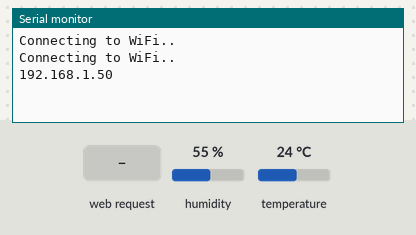
A sketch run on a simulated ESP32. Parts: the last lines printed to the serial monitor. Inputs (shaded band) come from the test bench; at power-on: humidity 55 %, temperature 24 °C. WiFi joins after 1.5 s; servers stay silent unless stated; the local clock reads 2024-03-15 10:24:30 at power-on unless the sketch sets it.

Above: at 3.4 s.
3.5 s: HTTP request GET /time received
At 4.7 s:
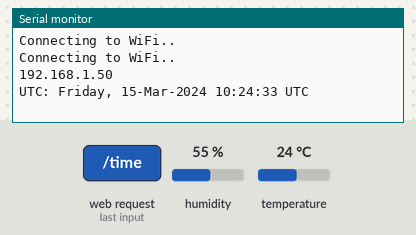
5.0 s: HTTP request GET /temperature received
At 6.1 s:
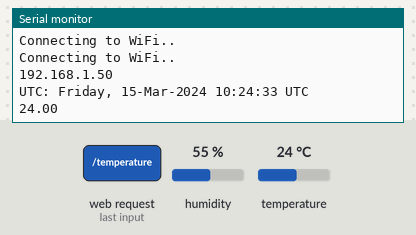

Measured:
- after the input at 3.5 s, the serial monitor: prints a new line at once (image 1)
- after the input at 5.0 s, the serial monitor: prints a new line at once (image 2)

The sketch:

esp32-DHTWebServer.ino
```cpp
/*********
  Rui Santos
  Complete project details at https://randomnerdtutorials.com
  190405++choi add NTP functions
*********/

/*
#include <ezTime.h>
#include <WiFi.h>

void setup() {
  Serial.begin(115200);
  WiFi.begin("your-ssid", "your-password");

  waitForSync();

  Serial.println("UTC: " + UTC.dateTime());

  Timezone NewZealand;
  NewZealand.setLocation("Pacific/Auckland");
  Serial.println("New Zealand time: " + NewZealand.dateTime());
}
*/


// Import required libraries
#include "WiFi.h"
#include "ESPAsyncWebServer.h"
#include <Adafruit_Sensor.h>
#include <DHT.h>
#include <ezTime.h>       // ++choi

// Replace with your network credentials
const char* ssid = "myLGNet_Eagle_2";       // ++choi
const char* password = "NavVision6022!";    // ++choi

#define DHTPIN 27     // Digital pin connected to the DHT sensor

// Uncomment the type of sensor in use:
//#define DHTTYPE    DHT11     // DHT 11
#define DHTTYPE    DHT22     // DHT 22 (AM2302)
//#define DHTTYPE    DHT21     // DHT 21 (AM2301)

DHT dht(DHTPIN, DHTTYPE);

// Create AsyncWebServer object on port 80
AsyncWebServer server(80);

String readDHTTemperature() {
  // Sensor readings may also be up to 2 seconds 'old' (its a very slow sensor)
  // Read temperature as Celsius (the default)
  float t = dht.readTemperature();
  // Read temperature as Fahrenheit (isFahrenheit = true)
  //float t = dht.readTemperature(true);
  // Check if any reads failed and exit early (to try again).
  if (isnan(t)) {
    Serial.println("Failed to read from DHT sensor!");
    return "--";
  }
  else {
    Serial.println(t);
    return String(t);
  }
}

String readDHTHumidity() {
  // Sensor readings may also be up to 2 seconds 'old' (its a very slow sensor)
  float h = dht.readHumidity();
  if (isnan(h)) {
    Serial.println("Failed to read from DHT sensor!");
    return "--";
  }
  else {
    Serial.println(h);
    return String(h);
  }
}

// ++choi
String readTime() {
/*  float h = dht.readHumidity();
  if (isnan(h)) {
    Serial.println("Failed to read from DHT sensor!");
    return "--";
  } */
//  else {
    Serial.println("UTC: " + UTC.dateTime());
//    Serial.println(h);
    return ("UTC: " + UTC.dateTime());
//  }
}

const char index_html[] PROGMEM = R"rawliteral(
<!DOCTYPE HTML><html>
<head>
  <meta name="viewport" content="width=device-width, initial-scale=1">
  <link rel="stylesheet" href="https://use.fontawesome.com/releases/v5.7.2/css/all.css" integrity="sha384-fnmOCqbTlWIlj8LyTjo7mOUStjsKC4pOpQbqyi7RrhN7udi9RwhKkMHpvLbHG9Sr" crossorigin="anonymous">
  <style>
    html {
     font-family: Arial;
     display: inline-block;
     margin: 0px auto;
     text-align: center;
    }
    h2 { font-size: 3.0rem; }
    p { font-size: 3.0rem; }
    .units { font-size: 1.2rem; }
    .dht-labels{
      font-size: 1.5rem;
      vertical-align:middle;
      padding-bottom: 15px;
    }
  </style>
</head>
<body>
  <h2>ESP32 DHT Server</h2>
  <p>
    <i class="fas fa-thermometer-half" style="color:#059e8a;"></i>
    <span class="dht-labels">Temperature</span>
    <span id="temperature">%TEMPERATURE%</span>
    <sup class="units">&deg;C</sup>
  </p>
  <p>
    <i class="fas fa-tint" style="color:#00add6;"></i>
    <span class="dht-labels">Humidity</span>
    <span id="humidity">%HUMIDITY%</span>
    <sup class="units">%</sup>
  </p>
  <p>
    <i class="fas fa-tint" style="color:#00add6;"></i>
    <span class="dht-labels">Time</span>
    <span id="time">%TIME%</span>
    <sup class="units">%</sup>
  </p>
</body>
<script>
setInterval(function ( ) {
  var xhttp = new XMLHttpRequest();
  xhttp.onreadystatechange = function() {
    if (this.readyState == 4 && this.status == 200) {
      document.getElementById("temperature").innerHTML = this.responseText;
    }
  };
  xhttp.open("GET", "/temperature", true);
  xhttp.send();
}, 10000 ) ;

setInterval(function ( ) {
  var xhttp = new XMLHttpRequest();
  xhttp.onreadystatechange = function() {
    if (this.readyState == 4 && this.status == 200) {
      document.getElementById("humidity").innerHTML = this.responseText;
    }
  };
  xhttp.open("GET", "/humidity", true);
  xhttp.send();
}, 10000 ) ;

setInterval(function ( ) {
  var xhttp = new XMLHttpRequest();
  xhttp.onreadystatechange = function() {
    if (this.readyState == 4 && this.status == 200) {
      document.getElementById("time").innerHTML = this.responseText;
    }
  };
  xhttp.open("GET", "/time", true);
  xhttp.send();
}, 1000 ) ;
</script>
</html>)rawliteral";

// Replaces placeholder with DHT values
String processor(const String& var){
  //Serial.println(var);
  if(var == "TEMPERATURE"){
    return readDHTTemperature();
  }
  else if(var == "HUMIDITY"){
    return readDHTHumidity();
  }
  // ++choi
  else if(var == "TIME") {
    return readTime();
  }
  return String();
}

void setup(){
  // Serial port for debugging purposes
  Serial.begin(115200);

  dht.begin();

  // Connect to Wi-Fi
  WiFi.begin(ssid, password);
  while (WiFi.status() != WL_CONNECTED) {
    delay(1000);
    Serial.println("Connecting to WiFi..");
  }

  // Print ESP32 Local IP Address
  Serial.println(WiFi.localIP());

  // ++choi
  waitForSync();

  // Route for root / web page
  server.on("/", HTTP_GET, [](AsyncWebServerRequest *request){
    request->send_P(200, "text/html", index_html, processor);
  });
  server.on("/temperature", HTTP_GET, [](AsyncWebServerRequest *request){
    request->send_P(200, "text/plain", readDHTTemperature().c_str());
  });
  server.on("/humidity", HTTP_GET, [](AsyncWebServerRequest *request){
    request->send_P(200, "text/plain", readDHTHumidity().c_str());
  });

  // ++choi
  server.on("/time", HTTP_GET, [](AsyncWebServerRequest *request){
    request->send_P(200, "text/plain", readTime().c_str());
  });


  // Start server
  server.begin();
}

void loop(){

}
```
